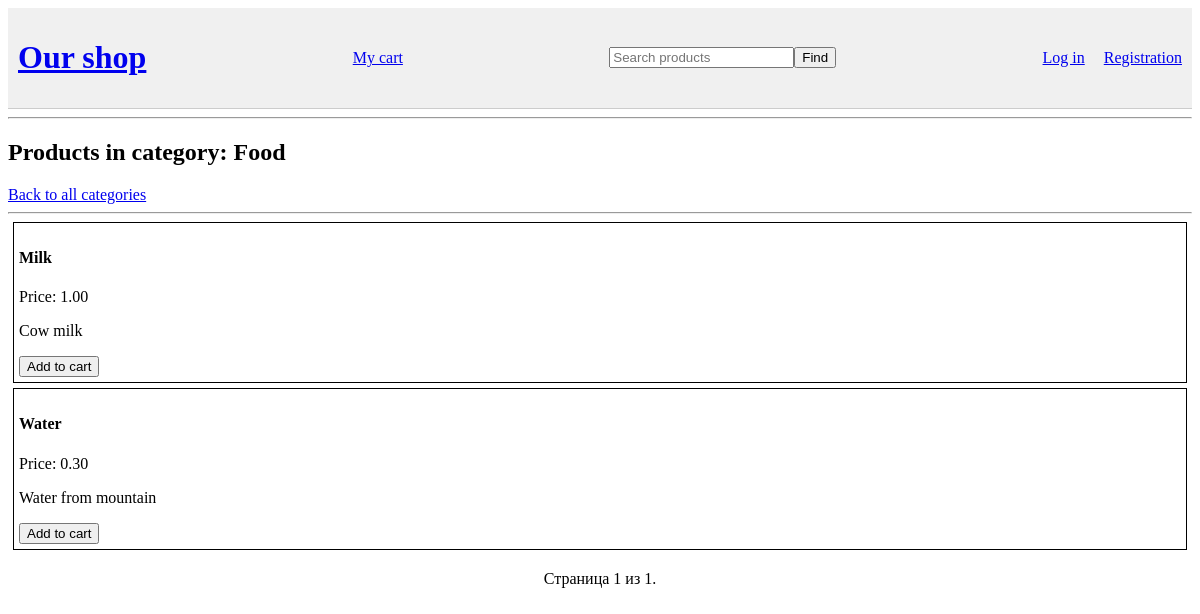
The page /category/1/?page=2 on the database as committed earlier.
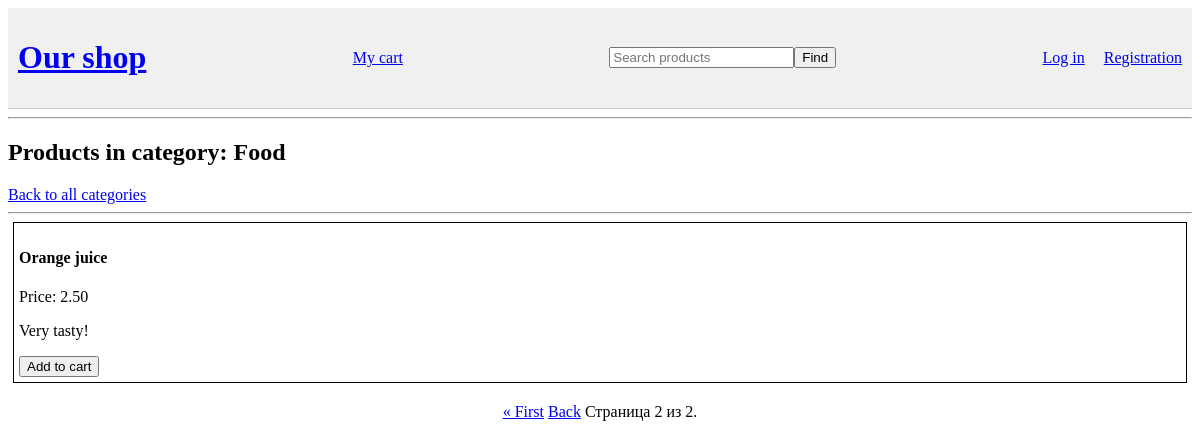
The same page on the database as committed later.
### store/models.py (models this page shows, shortened)
class Product(models.Model):
    name = models.CharField(max_length=200)
    description = models.TextField()
    price = models.DecimalField(max_digits=10, decimal_places=2)
    category = models.ForeignKey(Category, on_delete=models.PROTECT)
    image = models.ImageField(upload_to='products/%Y/%m/%d',blank=True, verbose_name='Image')

### store/views.py (the view)
# urls.py: path('category/<int:category_id>/', views.product_list, name = 'product-list'),
def product_list(request, category_id):
    category = Category.objects.get(id = category_id)
    products_in_category = Product.objects.filter(category=category)
    paginator = Paginator(products_in_category, 3)
    page_number = request.GET.get('page')
    page_obj = paginator.get_page(page_number)
    context = {
        'category': category,
        'products': page_obj,
    }
    return render(request, 'store/product_list.html', context)

### store/context_processors.py (called while the page is built)
def get_cart_count(request):
    cart = request.session.get('cart', {})
    count = sum(cart.values())
    return {'cart_count': count}

### store/templates/store/product_list.html (shortened to what this page needs)
{% extends 'store/base.html' %}
{% block content %}
    <h2>Products in category: {{ category.name }}</h2>
    <a href="{% url 'category-list' %}">Back to all categories</a>
    <hr>
    {% for prod in products %}
        <div style="border: 1px solid black; margin: 5px; padding: 5px;">
            <h4>{{prod.name}}</h4>
            <p>Price: {{prod.price}}</p>
            <p>{{prod.description}}</p>
            <form action="{% url 'add-to-cart' prod.id %}" method="POST">
                <button type="submit">Add to cart</button>
            </form>
        </div>
    {% empty %}
        <p>This category is empty now.</p>
    {% endfor %}
    <div class="pagination" style="margin-top: 20px; text-align: center;">
        <span class="step-links">
            {% if products.has_previous %}
                <a href="?page=1">&laquo; First</a>
                <a href="?page={{ products.previous_page_number }}">Back</a>
            {% endif %}
            <span class="current">
                Страница {{ products.number }} из {{ products.paginator.num_pages }}.
            </span>
        </span>
    </div>
{% endblock %}

Rows that differ between the two databases and show on the page:
no longer on this page (row edited): Product: name "Milk", price "1.00", description "Cow milk"
no longer on this page (row edited): Product: name "Water", price "0.30", description "Water from mountain"
added Product: name "Orange juice", price "2.50", description "Very tasty!"
Other text that changed with them:
{{ products.number }}: "1" → "2"
{{ products.paginator.num_pages }}: "1" → "2"
text now shown: "« First Back"
